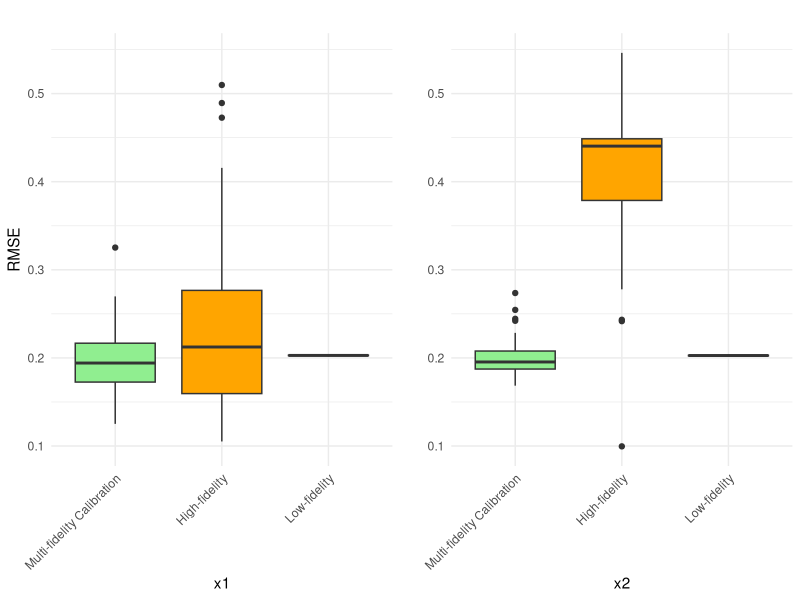
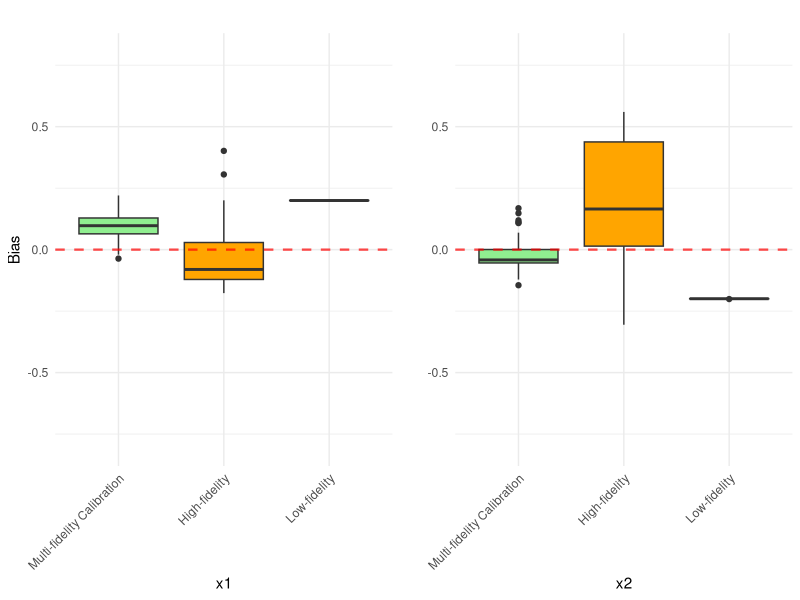

These figures' R source, in order:
library(ggplot2)
library(tidyr)
library(gridExtra) 

# ==========================================
# Part 1: RMSE Boxplots
# ==========================================

# Read and process the first dataset (MSE)
result_df <- read.csv("x1_mse.csv", header = TRUE)
colnames(result_df) <- c("Low-fidelity", "High-fidelity", "Multi-fidelity Calibration")
result_df[which(result_df[,2] > 0.3), 2] <- median(result_df[,2])

# Convert MSE to RMSE
result_df <- sqrt(result_df)

# Read and process the second dataset (MSE)
result_df2 <- read.csv("x2_mse.csv", header = TRUE)
colnames(result_df2) <- c("Low-fidelity", "High-fidelity", "Multi-fidelity Calibration")
result_df2[which(result_df2[,2] > 0.3), 2] <- median(result_df2[,2])

# Convert MSE to RMSE
result_df2 <- sqrt(result_df2)

# Calculate global Y-axis limits for RMSE plots
min_y <- min(c(min(result_df, na.rm = TRUE), min(result_df2, na.rm = TRUE)))
max_y <- max(c(max(result_df, na.rm = TRUE), max(result_df2, na.rm = TRUE)))

# Convert to long format
result_long1 <- pivot_longer(result_df, 
                             cols = everything(), 
                             names_to = "Method", 
                             values_to = "RMSE")
result_long1$Dataset <- "X1"

result_long2 <- pivot_longer(result_df2, 
                             cols = everything(), 
                             names_to = "Method", 
                             values_to = "RMSE")
result_long2$Dataset <- "X2"

# Fix the order of the methods on the X-axis
fixed_order <- c("Multi-fidelity Calibration", "High-fidelity", "Low-fidelity")
result_long1$Method <- factor(result_long1$Method, levels = fixed_order)
result_long2$Method <- factor(result_long2$Method, levels = fixed_order)

# Define consistent color mapping
fill_colors <- c("Multi-fidelity Calibration" = "lightgreen", 
                 "High-fidelity" = "orange", 
                 "Low-fidelity" = "lightblue")

# Plot RMSE boxplots
p1 <- ggplot(result_long1, aes(x = Method, y = RMSE, fill = Method)) +
  geom_boxplot() +
  scale_fill_manual(values = fill_colors) +
  scale_y_continuous(limits = c(min_y, max_y)) +  
  labs(title = "", x = "x1", y = "RMSE") +
  theme_minimal() +
  theme(legend.position = "none",
        axis.text.x = element_text(angle = 45, hjust = 1))

p2 <- ggplot(result_long2, aes(x = Method, y = RMSE, fill = Method)) +
  geom_boxplot() +
  scale_fill_manual(values = fill_colors) +
  scale_y_continuous(limits = c(min_y, max_y)) +  
  labs(title = "", x = "x2", y = "") +
  theme_minimal() +
  theme(legend.position = "none",
        axis.text.x = element_text(angle = 45, hjust = 1))

# Arrange RMSE plots side-by-side
grid.arrange(p1, p2, ncol = 2)

# ==========================================
# Part 2: Bias Boxplots
# ==========================================

# Read median data
result_df <- read.csv("x1_med.csv", header = TRUE)
colnames(result_df) <- c("Low-fidelity", "High-fidelity", "Multi-fidelity Calibration")

result_df2 <- read.csv("x2_med.csv", header = TRUE)
colnames(result_df2) <- c("Low-fidelity", "High-fidelity", "Multi-fidelity Calibration")

# Calculate Bias = Estimated - True Value (x1 true = -0.8, x2 true = 0.4)
bias_df1 <- result_df - (-0.8)
bias_df2 <- result_df2 - 0.4

# Convert Bias data to long format
result_long1 <- pivot_longer(bias_df1, 
                             cols = everything(), 
                             names_to = "Method", 
                             values_to = "Bias")
result_long1$Dataset <- "X1"

result_long2 <- pivot_longer(bias_df2, 
                             cols = everything(), 
                             names_to = "Method", 
                             values_to = "Bias")
result_long2$Dataset <- "X2"

# Apply the fixed X-axis order to the Bias datasets
result_long1$Method <- factor(result_long1$Method, levels = fixed_order)
result_long2$Method <- factor(result_long2$Method, levels = fixed_order)

# Plot Bias boxplots with standard limits (-0.8 to 0.8)
p1 <- ggplot(result_long1, aes(x = Method, y = Bias, fill = Method)) +
  geom_boxplot() +
  geom_hline(yintercept = 0, linetype = "dashed", color = "red", alpha = 0.7, linewidth = 0.8) +
  scale_fill_manual(values = fill_colors) +
  scale_y_continuous(limits = c(-0.8, 0.8)) +  
  labs(title = "", x = "x1", y = "Bias") +
  theme_minimal() +
  theme(legend.position = "none",
        axis.text.x = element_text(angle = 45, hjust = 1))

p2 <- ggplot(result_long2, aes(x = Method, y = Bias, fill = Method)) +
  geom_boxplot() +
  geom_hline(yintercept = 0, linetype = "dashed", color = "red", alpha = 0.7, linewidth = 0.8) +
  scale_fill_manual(values = fill_colors) +
  scale_y_continuous(limits = c(-0.8, 0.8)) +  
  labs(title = "", x = "x2", y = "") +     
  theme_minimal() +
  theme(legend.position = "none",
        axis.text.x = element_text(angle = 45, hjust = 1))

# Arrange Bias plots side-by-side
grid.arrange(p1, p2, ncol = 2)
